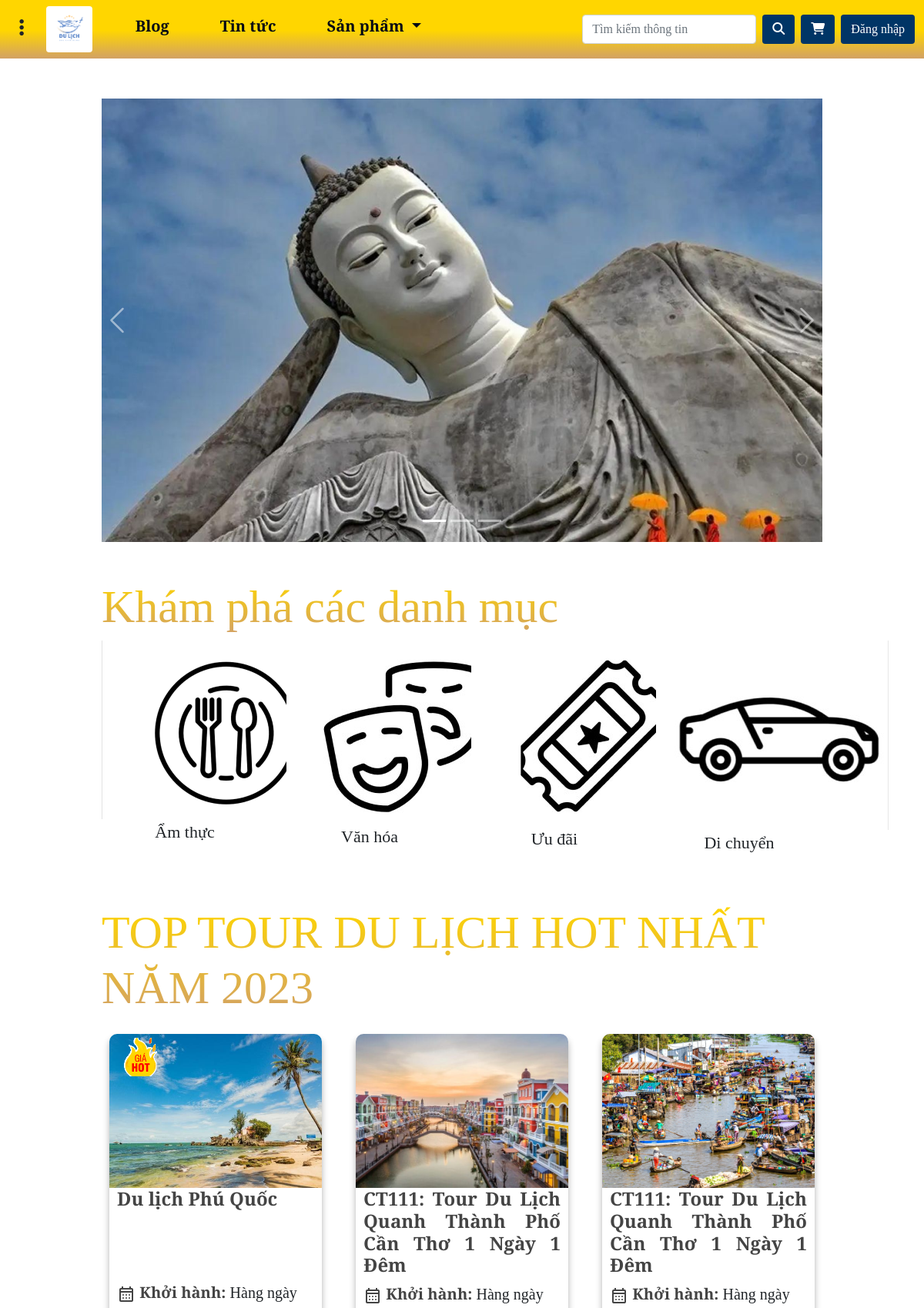
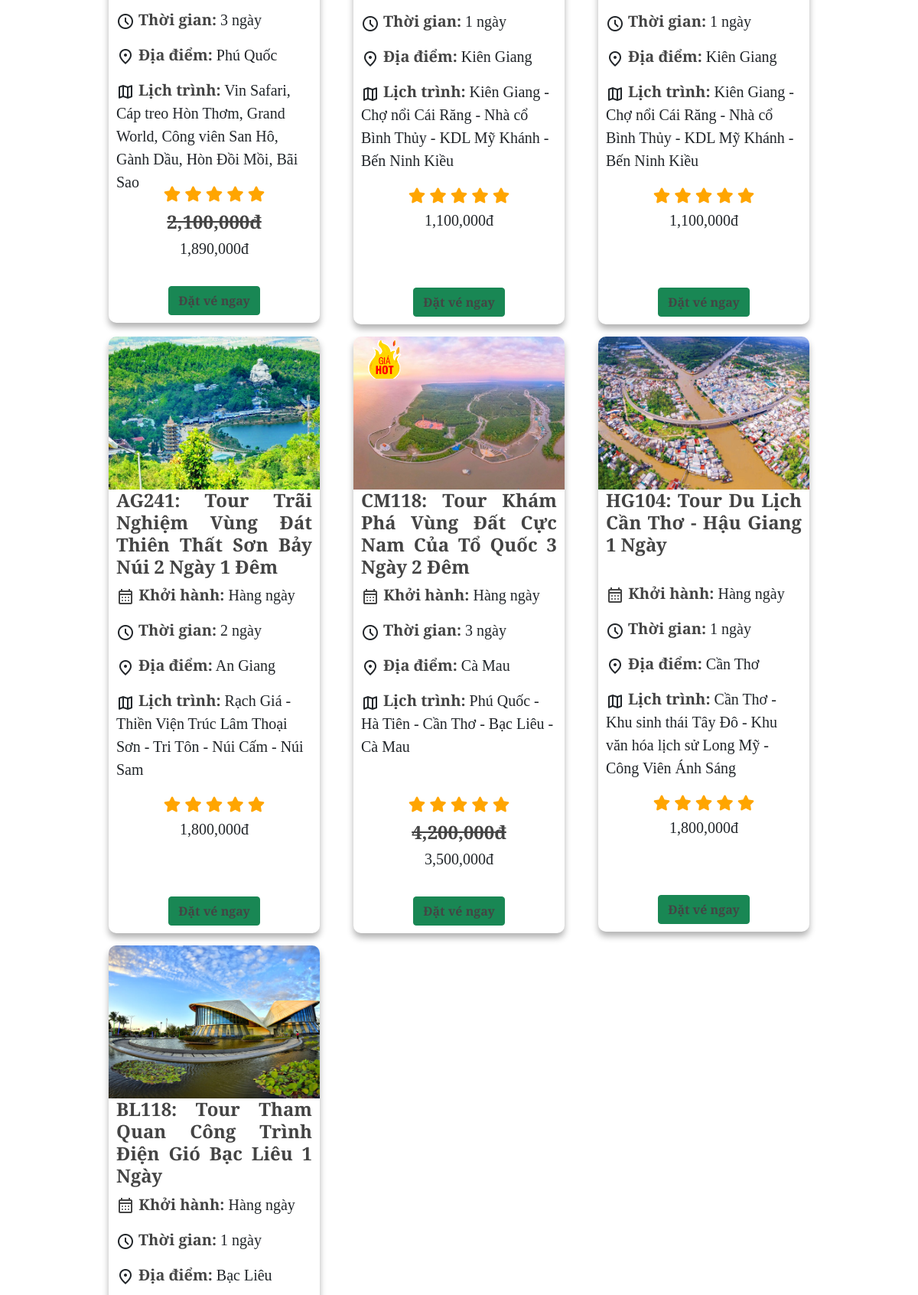
The app's page /product/ (upper part) with its own data (2 pictures, top to bottom).
### Home/models.py (models this page shows)
class Product(models.Model):
    title = models.CharField(max_length=255)
    khoihanh = models.CharField(max_length=50)
    isHot = models.BooleanField(default=False)
    thoigian = models.IntegerField()
    diadiem = models.CharField(max_length=100)
    lichtrinh = models.TextField(blank=True)
    gia = models.IntegerField()
    giachuasale = models.IntegerField()
    text_url = models.TextField(blank=True)
    soluoc = models.TextField(blank=True)
    trainghiem = models.TextField(blank=True)
    chuongtrinhtour = models.TextField(blank=True)

### Home/views.py (the view)
# urls.py: path('product/', views.product, name="product"),
def product(request):
    products = models.Product.objects.all()
    products_sale = models.Product.objects.filter(giachuasale__gt=0)
    return render(request, 'product.html', {'products': products, 'products_sale': products_sale})

### Home/templates/product.html (shortened to what this page needs)
{% load static %}
{% load humanize %}
<!DOCTYPE html>
<html lang="en">
   <head>
      <link
         href="https://cdn.jsdelivr.net/npm/bootstrap@5.0.2/dist/css/bootstrap.min.css"
         rel="stylesheet"
         />
      <link
         rel="stylesheet"
         href="https://cdnjs.cloudflare.com/ajax/libs/font-awesome/6.5.1/css/all.min.css"
         />
      <link rel="stylesheet" href="https://unpkg.com/leaflet@1.9.4/dist/leaflet.css"
/>
      <link rel="stylesheet" href="{% static 'css/style.css' %}">
   </head>
   <body>
      <header>
         <nav class="navbar navbar-expand-md colorHeader fixed-top ">
            <div class="container-fluid">
               <div class="nav-brand me-5">
                  <button class="btn" type="button" data-bs-target="#offcanvasTop" data-bs-toggle="offcanvas">
                  <i class="fa-solid fa-ellipsis-vertical leftslide"></i>
                  </button>
                  <a href="{% url 'home' %}">
                  <img src="{%static 'asset/logo.jpg'%}" alt="" class="rounded" width="60px" height="60px" />
                  </a>
               </div>
               <div class="collapse navbar-collapse" id="navbarNav">
                  <ul class="navbar-nav me-auto mb-2 mb-lg-0">
                     <li class="nav-item">
                        <a class="nav-link active h5" aria-current="page" href="{%url 'blog'%}" data-bs-toggle="tooltip" title="Tính năng đang được phát triển">Blog</a>
                     </li>
                     <li class="nav-item">
                        <a class="nav-link h5" href="{% url 'new' %}">Tin tức</a>
                     </li>
                     <li class="nav-item dropdown ">
                        <a class="nav-link h5 dropdown-toggle" href="#" role="button" data-bs-toggle="dropdown"
                           aria-expanded="false">
                        Sản phẩm
                        </a>
                     </li>
                  </ul>
                  <form class="d-flex " role="search">
                     <input class="form-control me-2 searchInput" id="searchInput" type="search" placeholder="Tìm kiếm thông tin"
                        aria-label="Search" />
                     <button class="btn" id="searchBtn" type="submit">
                     <i class="fa-solid fa-magnifying-glass" style="color: #ffffff;"></i>
                     </button>
                  </form>
                  <button type="button" class="btn ms-2" style="background-color: #003566; color: white;"
                     data-bs-toggle="popover" title="Đơn hàng" data-bs-html="true" data-bs-content="
                     <div class='text-center'>
                     <a href='{% url 'cart' %}'>Mở giỏ hàng</a>
                     </div>
                     " data-bs-placement="bottom">
                  <i class="fas fa-shopping-cart"></i>
                  </button>
                  {% if request.user.is_authenticated %}
                  {% if request.user.is_staff %}
                  <button class="btn mx-2" style="background-color: #800101;" data-bs-toggle="popover" title="Admin" data-bs-html="true" data-bs-content="
                     <div>
                     <a href='{% url 'profile' %}'>Hồ sơ</a> <br>
                     <a href='{% url 'admin:index' %}'>Trang quản trị</a>
                     </div>
                     <hr class='my-3'>
                     <div>
                     <a href='{% url 'logout'%}'>Đăng xuất</a>
                     </div>
                     " data-bs-placement="bottom">
                  <i class="fa-solid fa-user" style="color: #ffffff;"></i>
                  </button>
                  {% else %}
                  <button class="btn mx-2" style="background-color: #003566;" data-bs-toggle="popover" title="Người dùng" data-bs-html="true" data-bs-content="
                     <div>
                     <a href='{% url 'profile' %}'>Hồ sơ</a> <br>
                     </div>
                     <hr class='my-3'>
                     <div>
                     <a href='{% url 'logout'%}'>Đăng xuất</a>
                     </div>
                     " data-bs-placement="bottom">
                  <i class="fa-solid fa-user" style="color: #ffffff;"></i>
                  </button>
                  {%endif%}
                  {% else %}
                  <button class="text-white btn ms-2" style="background-color: #003566;" onclick="chuyentrang()">
                  Đăng nhập
                  </button>
                  {%endif%}
               </div>
            </div>
         </nav>
      </header>
  <main>
    <div class="container-fluid">
      <div id="carouselExampleIndicators" class="carousel slide" data-bs-ride="carousel">
        <div class="carousel-indicators">
          <button type="button" data-bs-target="#carouselExampleIndicators" data-bs-slide-to="0" class="active"
            aria-current="true" aria-label="Slide 1"></button>
          <button type="button" data-bs-target="#carouselExampleIndicators" data-bs-slide-to="1"
            aria-label="Slide 2"></button>
          <button type="button" data-bs-target="#carouselExampleIndicators" data-bs-slide-to="2"
            aria-label="Slide 3"></button>
        </div>
        <div class="carousel-inner">
          <div class="carousel-item active">
            <img src="{%static 'asset/img_product/slider/anh-1.jpg'%}" alt="" style="width: 100%;">
          </div>
        </div>
        <button class="carousel-control-prev" type="button" data-bs-target="#carouselExampleIndicators"
          data-bs-slide="prev">
          <span class="carousel-control-prev-icon" aria-hidden="true"></span>
        </button>
        <button class="carousel-control-next" type="button" data-bs-target="#carouselExampleIndicators"
          data-bs-slide="next">
          <span class="carousel-control-next-icon" aria-hidden="true"></span>
        </button>
      </div>
    </div>
    <div class="container-fluid mt-5">
      <h1 class="title">Khám phá các danh mục</h1>
      <div class="row text-center">
        <div class="col-lg-3">
          <a href=""><img src="{%static 'asset/img_product/anh-3.png'%}" alt=""></a>
          <p>Ẩm thực </p>
        </div>
        <div class="col-lg-3">
          <a href=""><img src="{%static 'asset/img_product/anh-4.jpg'%}" alt=""></a>
          <p>Văn hóa</p>
        </div>
        <div class="col-lg-3">
          <a href=""><img src="{%static 'asset/img_product/anh-5.jpg'%}" alt=""></a>
          <p>Ưu đãi</p>
        </div>
        <div class="col-lg-3">
          <a href=""><img src="{%static 'asset/img_product/anh-6.jpg'%}" alt=""></a>
          <p>Di chuyển</p>
        </div>
      </div>
    </div>
    <div class="container-fluid mt-5">
      <h1 class="title">TOP TOUR DU LỊCH HOT NHẤT NĂM 2023</h1>
      <div class="row mt-4 ">
         {%for product in products %}
         <div class="col-lg-4 ">
            <a href="{% url 'tourdetails' product.id%}" class="clickproduct the_a"  data-product-id="{{product.id}}">
               <div class="box-tour mb-3">
                  {%if product.isHot %}
                     <div class="tour-hot">
                        <img src="{%static 'asset/img-home/tour_hot.gif'%}" alt="" style="top: 30px;" class="gift-hot-tour">
                     </div>
                  {% endif %}
                  <img src="{% static product.text_url %}" alt="">
                  <div class="content-tour">
                     <div>
                        <h4 style="text-align: justify; font-size: x-large;" >{{product.title}}</h4>
                        <div class="container-fluid p-0 m-0" style="height: 258px;">
                           <p><span class="material-symbols-outlined">
                              </span> <a>Khởi hành: </a>{{product.khoihanh}}
                           </p>
                           <p><span class="material-symbols-outlined">
                              </span> <a>Thời gian:</a> {{product.thoigian}} ngày
                           </p>
                           <p><span class="material-symbols-outlined">
                              </span> <a>Địa điểm:</a> {{product.diadiem}}
                           </p>
                           <p><span class="material-symbols-outlined">
                              </span> <a>Lịch trình:</a> {{product.lichtrinh}}
                           </p>
                        </div>
                     </div>
                     <div class="mt-3 text-center" style="height: 135px;">
                        <div class="star-tour container-fluid text-center">
                           <i class="fa fa-solid fa-star"></i>
                           <i class="fa fa-solid fa-star"></i>
                           <i class="fa fa-solid fa-star"></i>
                           <i class="fa fa-solid fa-star"></i>
                           <i class="fa fa-solid fa-star"></i>
                        </div>
                        <div class="price-tour hot01">
                           {%if product.giachuasale != 0%}
                            <span>{{product.giachuasale|intcomma}}đ</span>
                           {%endif%}
                        </div>
                        <span>{{product.gia|intcomma}}đ</span>
                     </div>
                     <div class="container-fluid text-center">
                        <a href="{% url 'create_order' product.id %}" class="btn btn-success">Đặt vé ngay</a>
                     </div>
                  </div>
               </div>
            </a>
         </div>
         {% endfor %}
      </div>
    </div>
  </main>
</body>
</html>

### Home/static/css/style.css (style rules this page uses)
.nav-item { margin-right: 50px; }
.colorHeader { background: rgb(255,214,0); background: linear-gradient(180deg, rgba(255,214,0,1) 52%, rgba(210,161,101,1) 100%); }
.collapse a, #offcanvasTopLabel { text-decoration: none !important; color: #000814 !important; font-weight: bold; }
body { font-family: 'EB Garamond' !important; font-size: 22px !important; }
.leftslide { font-size: 25px; margin-right: 10px; }
.title { font-size: 60px; background: -webkit-linear-gradient(rgb(255,214,0), rgba(210,161,101,1)); -webkit-background-clip: text; -webkit-text-fill-color: transparent; }
header { margin-bottom: 8rem !important; }
.searchInput, #searchBtn { margin: auto 0; height: fit-content !important; color: white; }
#searchBtn { background-color: #003566; }
main { width: 80%; margin: 0 auto; }
.carousel-control-prev, .carousel-control-next { font-size: 30px; width: auto; }
.carousel-control-prev-icon, .carousel-control-next-icon { width: 40px; height: 40px; }
main { min-width: 80%; margin: auto; }
.box-tour { flex-basis: calc(32% - 20px); overflow: hidden; box-shadow: 0px 6px 8px rgba(0, 0, 0, 0.3) ; box-sizing: border-box; margin: 0px 10px; border-radius: 10px; min-height: 698px; }
.box-tour .content-tour { font-size: 20px; padding: 0px 10px 10px 10px; height: auto; }
.box-tour .content-tour span { vertical-align: middle; }
.box-tour .content-tour a { font-weight: bold; color: #444; }
.box-tour .star-tour { color: orange; }
.tour-hot { position: relative; }
.tour-hot img { display: block; }
.gift-hot-tour { position: absolute; top: 15%; left: 15%; transform: translate(-50%, -50%); max-width: 50px; max-height: 50px; }
.content-tour .hot01 { color: #ff0707; font-size: 24px; font-weight: bold; }
.content-tour .hot01 span { color: #444; text-decoration: line-through; }
.box-tour img { width: 100%; height: 200px; object-fit: cover; }
h4 { min-height: 113px; }
.the_a { text-decoration: none; overflow: hidden; color: black; text-align: justify; }
.the_a h5, h4 { font-weight: bold; }
.the_a h4 { font-size: xx-large; }

### records on screen
Product: isHot True (drawn), text_url (picture), title "Du lịch Phú Quốc", khoihanh "Hàng ngày", thoigian "3", diadiem "Phú Quốc", lichtrinh "Vin Safari, Cáp treo Hòn Thơm, Grand World, Công viên San Hô, Gành Dầu, Hòn Đồi Mồi, Bãi Sao", giachuasale "2,100,000", gia "1,890,000"
Product: text_url (picture), title "CT111: Tour Du Lịch Quanh Thành Phố Cần Thơ 1 Ngày 1 Đêm", khoihanh "Hàng ngày", thoigian "1", diadiem "Kiên Giang", lichtrinh "Kiên Giang - Chợ nổi Cái Răng - Nhà cổ Bình Thủy - KDL Mỹ Khánh - Bến Ninh Kiều", gia "1,100,000"
Product: text_url (picture), title "CT111: Tour Du Lịch Quanh Thành Phố Cần Thơ 1 Ngày 1 Đêm", khoihanh "Hàng ngày", thoigian "1", diadiem "Kiên Giang", lichtrinh "Kiên Giang - Chợ nổi Cái Răng - Nhà cổ Bình Thủy - KDL Mỹ Khánh - Bến Ninh Kiều", gia "1,100,000"
Product: text_url (picture), title "AG241: Tour Trãi Nghiệm Vùng Đát Thiên Thất Sơn Bảy Núi 2 Ngày 1 Đêm", khoihanh "Hàng ngày", thoigian "2", diadiem "An Giang", lichtrinh "Rạch Giá - Thiền Viện Trúc Lâm Thoại Sơn - Tri Tôn - Núi Cấm - Núi Sam", gia "1,800,000"
Product: isHot True (drawn), text_url (picture), title "CM118: Tour Khám Phá Vùng Đất Cực Nam Của Tổ Quốc 3 Ngày 2 Đêm", khoihanh "Hàng ngày", thoigian "3", diadiem "Cà Mau", lichtrinh "Phú Quốc - Hà Tiên - Cần Thơ - Bạc Liêu - Cà Mau", giachuasale "4,200,000", gia "3,500,000"
Product: text_url (picture), title "HG104: Tour Du Lịch Cần Thơ - Hậu Giang 1 Ngày", khoihanh "Hàng ngày", thoigian "1", diadiem "Cần Thơ", lichtrinh "Cần Thơ - Khu sinh thái Tây Đô - Khu văn hóa lịch sử Long Mỹ - Công Viên Ánh Sáng", gia "1,800,000"
Product: text_url (picture), title "BL118: Tour Tham Quan Công Trình Điện Gió Bạc Liêu 1 Ngày", khoihanh "Hàng ngày", thoigian "1", diadiem "Bạc Liêu"
